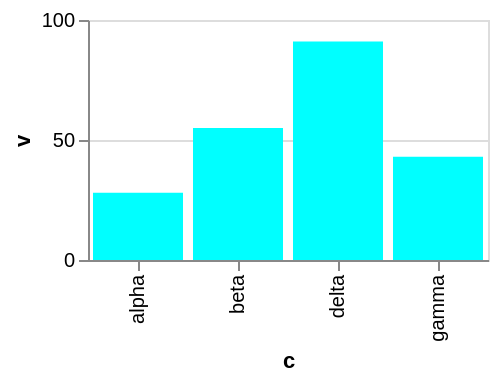

Source (Vega-Lite JSON):
### Vega-Lite specification from a JSON file in a GitHub repository (floating-point values rounded to 4 significant figures)
{"$schema": "https://vega.github.io/schema/vega-lite/v6.json", "width": 200, "height": 120, "data": {"values": [{"c": "alpha", "v": 28, "w": 3, "t": "2024-01-07"}, {"c": "beta", "v": 55, "w": 7, "t": "2024-03-19"}, {"c": "gamma", "v": 43, "w": 5, "t": "2024-06-02"}, {"c": "delta", "v": 91, "w": 9, "t": "2024-09-11"}]}, "mark": "bar", "encoding": {"x": {"field": "c", "type": "nominal"}, "y": {"field": "v", "type": "quantitative"}}, "config": {"mark": {"fill": "aqua"}}}
